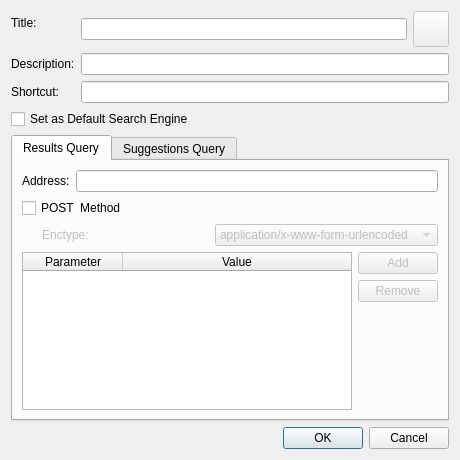
<?xml version="1.0" encoding="UTF-8"?>
<ui version="4.0">
 <class>Otter::SearchPropertiesDialog</class>
 <widget class="QDialog" name="Otter::SearchPropertiesDialog">
  <property name="geometry">
   <rect>
    <x>0</x>
    <y>0</y>
    <width>460</width>
    <height>460</height>
   </rect>
  </property>
  <property name="windowTitle">
   <string>Dialog</string>
  </property>
  <layout class="QVBoxLayout" name="verticalLayout">
   <item>
    <layout class="QFormLayout" name="formLayout">
     <item row="1" column="1">
      <layout class="QHBoxLayout" name="horizontalLayout">
       <item>
        <widget class="QLineEdit" name="titleLineEdit"/>
       </item>
       <item>
        <widget class="QToolButton" name="iconButton">
         <property name="enabled">
          <bool>false</bool>
         </property>
         <property name="minimumSize">
          <size>
           <width>36</width>
           <height>36</height>
          </size>
         </property>
         <property name="maximumSize">
          <size>
           <width>36</width>
           <height>36</height>
          </size>
         </property>
         <property name="toolTip">
          <string>Change Icon...</string>
         </property>
         <property name="icon">
          <iconset resource="../../../resources/resources.qrc">
           <normaloff>:/icons/edit-find.png</normaloff>:/icons/edit-find.png</iconset>
         </property>
         <property name="iconSize">
          <size>
           <width>32</width>
           <height>32</height>
          </size>
         </property>
        </widget>
       </item>
      </layout>
     </item>
     <item row="1" column="0">
      <widget class="QLabel" name="titleLabel">
       <property name="text">
        <string>Title:</string>
       </property>
       <property name="buddy">
        <cstring>titleLineEdit</cstring>
       </property>
      </widget>
     </item>
     <item row="2" column="0">
      <widget class="QLabel" name="descriptionLabel">
       <property name="text">
        <string>Description:</string>
       </property>
       <property name="buddy">
        <cstring>descriptionLineEdit</cstring>
       </property>
      </widget>
     </item>
     <item row="2" column="1">
      <widget class="QLineEdit" name="descriptionLineEdit"/>
     </item>
     <item row="3" column="0">
      <widget class="QLabel" name="shortcutLabel">
       <property name="text">
        <string>Shortcut:</string>
       </property>
       <property name="buddy">
        <cstring>shortcutLineEdit</cstring>
       </property>
      </widget>
     </item>
     <item row="3" column="1">
      <widget class="QLineEdit" name="shortcutLineEdit"/>
     </item>
    </layout>
   </item>
   <item>
    <widget class="QCheckBox" name="defaultSearchCheckBox">
     <property name="text">
      <string>Set as Default Search Engine</string>
     </property>
    </widget>
   </item>
   <item>
    <widget class="QTabWidget" name="tabWidget">
     <property name="currentIndex">
      <number>0</number>
     </property>
     <widget class="QWidget" name="resultsTab">
      <attribute name="title">
       <string>Results Query</string>
      </attribute>
      <layout class="QVBoxLayout" name="resultsLayout">
       <item>
        <layout class="QHBoxLayout" name="resultsAddressLayout">
         <item>
          <widget class="QLabel" name="resultsAddressLabel">
           <property name="text">
            <string>Address:</string>
           </property>
           <property name="buddy">
            <cstring>resultsAddressLineEdit</cstring>
           </property>
          </widget>
         </item>
         <item>
          <widget class="QLineEdit" name="resultsAddressLineEdit"/>
         </item>
        </layout>
       </item>
       <item>
        <widget class="QCheckBox" name="resultsPostMethodCheckBox">
         <property name="text">
          <string>POST  Method</string>
         </property>
        </widget>
       </item>
       <item>
        <widget class="QWidget" name="resultsPostWidget" native="true">
         <property name="enabled">
          <bool>false</bool>
         </property>
         <layout class="QHBoxLayout" name="resultsPostLayout">
          <property name="leftMargin">
           <number>0</number>
          </property>
          <property name="topMargin">
           <number>0</number>
          </property>
          <property name="rightMargin">
           <number>0</number>
          </property>
          <property name="bottomMargin">
           <number>0</number>
          </property>
          <item>
           <spacer name="resultsEnctypeSpacer">
            <property name="orientation">
             <enum>Qt::Horizontal</enum>
            </property>
            <property name="sizeType">
             <enum>QSizePolicy::Fixed</enum>
            </property>
            <property name="sizeHint" stdset="0">
             <size>
              <width>20</width>
              <height>0</height>
             </size>
            </property>
           </spacer>
          </item>
          <item>
           <widget class="QLabel" name="resultsEnctypeLabel">
            <property name="text">
             <string>Enctype:</string>
            </property>
            <property name="buddy">
             <cstring>resultsEnctypeComboBox</cstring>
            </property>
           </widget>
          </item>
          <item>
           <widget class="QComboBox" name="resultsEnctypeComboBox">
            <item>
             <property name="text">
              <string>application/x-www-form-urlencoded</string>
             </property>
            </item>
            <item>
             <property name="text">
              <string>multipart/form-data</string>
             </property>
            </item>
           </widget>
          </item>
         </layout>
        </widget>
       </item>
       <item>
        <layout class="QHBoxLayout" name="resultsParametersLayout">
         <item>
          <widget class="QTableWidget" name="resultsParametersWidget">
           <property name="editTriggers">
            <set>QAbstractItemView::NoEditTriggers</set>
           </property>
           <property name="alternatingRowColors">
            <bool>true</bool>
           </property>
           <property name="selectionMode">
            <enum>QAbstractItemView::SingleSelection</enum>
           </property>
           <property name="selectionBehavior">
            <enum>QAbstractItemView::SelectRows</enum>
           </property>
           <property name="showGrid">
            <bool>false</bool>
           </property>
           <property name="wordWrap">
            <bool>false</bool>
           </property>
           <attribute name="horizontalHeaderHighlightSections">
            <bool>false</bool>
           </attribute>
           <attribute name="horizontalHeaderStretchLastSection">
            <bool>true</bool>
           </attribute>
           <attribute name="verticalHeaderVisible">
            <bool>false</bool>
           </attribute>
           <column>
            <property name="text">
             <string>Parameter</string>
            </property>
           </column>
           <column>
            <property name="text">
             <string>Value</string>
            </property>
           </column>
          </widget>
         </item>
         <item>
          <layout class="QVBoxLayout" name="resultsButtonsLayout" stretch="0,0,1">
           <item>
            <widget class="QPushButton" name="resultsAddButton">
             <property name="enabled">
              <bool>false</bool>
             </property>
             <property name="text">
              <string>Add</string>
             </property>
            </widget>
           </item>
           <item>
            <widget class="QPushButton" name="resultsRemoveButton">
             <property name="enabled">
              <bool>false</bool>
             </property>
             <property name="text">
              <string>Remove</string>
             </property>
            </widget>
           </item>
           <item>
            <spacer name="resultsButtonsSpacer">
             <property name="orientation">
              <enum>Qt::Vertical</enum>
             </property>
             <property name="sizeHint" stdset="0">
              <size>
               <width>0</width>
               <height>0</height>
              </size>
             </property>
            </spacer>
           </item>
          </layout>
         </item>
        </layout>
       </item>
      </layout>
     </widget>
     <widget class="QWidget" name="suggestionsTab">
      <attribute name="title">
       <string>Suggestions Query</string>
      </attribute>
      <layout class="QVBoxLayout" name="suggestionsLayout">
       <item>
        <layout class="QHBoxLayout" name="suggestionsAddressLayout">
         <item>
          <widget class="QLabel" name="suggestionsAddressLabel">
           <property name="text">
            <string>Address:</string>
           </property>
           <property name="buddy">
            <cstring>suggestionsAddressLineEdit</cstring>
           </property>
          </widget>
         </item>
         <item>
          <widget class="QLineEdit" name="suggestionsAddressLineEdit"/>
         </item>
        </layout>
       </item>
       <item>
        <widget class="QCheckBox" name="suggestionsPostMethodCheckBox">
         <property name="text">
          <string>POST  Method</string>
         </property>
        </widget>
       </item>
       <item>
        <widget class="QWidget" name="suggestionsPostWidget" native="true">
         <property name="enabled">
          <bool>false</bool>
         </property>
         <layout class="QHBoxLayout" name="suggestionsPostLayout">
          <property name="leftMargin">
           <number>0</number>
          </property>
          <property name="topMargin">
           <number>0</number>
          </property>
          <property name="rightMargin">
           <number>0</number>
          </property>
          <property name="bottomMargin">
           <number>0</number>
          </property>
          <item>
           <spacer name="suggestionsEnctypeSpacer">
            <property name="orientation">
             <enum>Qt::Horizontal</enum>
            </property>
            <property name="sizeType">
             <enum>QSizePolicy::Fixed</enum>
            </property>
            <property name="sizeHint" stdset="0">
             <size>
              <width>20</width>
              <height>0</height>
             </size>
            </property>
           </spacer>
          </item>
          <item>
           <widget class="QLabel" name="suggestionsEnctypeLabel">
            <property name="text">
             <string>Enctype:</string>
            </property>
            <property name="buddy">
             <cstring>suggestionsEnctypeComboBox</cstring>
            </property>
           </widget>
          </item>
          <item>
           <widget class="QComboBox" name="suggestionsEnctypeComboBox">
            <item>
             <property name="text">
              <string>application/x-www-form-urlencoded</string>
             </property>
            </item>
            <item>
             <property name="text">
              <string>multipart/form-data</string>
             </property>
            </item>
           </widget>
          </item>
         </layout>
        </widget>
       </item>
       <item>
        <layout class="QHBoxLayout" name="suggestionsParametersLayout">
         <item>
          <widget class="QTableWidget" name="suggestionsParametersWidget">
           <property name="editTriggers">
            <set>QAbstractItemView::NoEditTriggers</set>
           </property>
           <property name="alternatingRowColors">
            <bool>true</bool>
           </property>
           <property name="selectionMode">
            <enum>QAbstractItemView::SingleSelection</enum>
           </property>
           <property name="selectionBehavior">
            <enum>QAbstractItemView::SelectRows</enum>
           </property>
           <property name="showGrid">
            <bool>false</bool>
           </property>
           <property name="wordWrap">
            <bool>false</bool>
           </property>
           <attribute name="horizontalHeaderHighlightSections">
            <bool>false</bool>
           </attribute>
           <attribute name="horizontalHeaderStretchLastSection">
            <bool>true</bool>
           </attribute>
           <attribute name="verticalHeaderVisible">
            <bool>false</bool>
           </attribute>
           <column>
            <property name="text">
             <string>Parameter</string>
            </property>
           </column>
           <column>
            <property name="text">
             <string>Value</string>
            </property>
           </column>
          </widget>
         </item>
         <item>
          <layout class="QVBoxLayout" name="suggestionsButtonsLayout" stretch="0,0,1">
           <item>
            <widget class="QPushButton" name="suggestionsAddButton">
             <property name="enabled">
              <bool>false</bool>
             </property>
             <property name="text">
              <string>Add</string>
             </property>
            </widget>
           </item>
           <item>
            <widget class="QPushButton" name="suggestionsRemoveButton">
             <property name="enabled">
              <bool>false</bool>
             </property>
             <property name="text">
              <string>Remove</string>
             </property>
            </widget>
           </item>
           <item>
            <spacer name="suggestionsButtonsSpacer">
             <property name="orientation">
              <enum>Qt::Vertical</enum>
             </property>
             <property name="sizeHint" stdset="0">
              <size>
               <width>0</width>
               <height>0</height>
              </size>
             </property>
            </spacer>
           </item>
          </layout>
         </item>
        </layout>
       </item>
      </layout>
     </widget>
    </widget>
   </item>
   <item>
    <widget class="QDialogButtonBox" name="buttonBox">
     <property name="orientation">
      <enum>Qt::Horizontal</enum>
     </property>
     <property name="standardButtons">
      <set>QDialogButtonBox::Cancel|QDialogButtonBox::Ok</set>
     </property>
    </widget>
   </item>
  </layout>
 </widget>
 <tabstops>
  <tabstop>titleLineEdit</tabstop>
  <tabstop>iconButton</tabstop>
  <tabstop>descriptionLineEdit</tabstop>
  <tabstop>shortcutLineEdit</tabstop>
  <tabstop>defaultSearchCheckBox</tabstop>
  <tabstop>tabWidget</tabstop>
  <tabstop>resultsAddressLineEdit</tabstop>
  <tabstop>resultsPostMethodCheckBox</tabstop>
  <tabstop>resultsEnctypeComboBox</tabstop>
  <tabstop>resultsParametersWidget</tabstop>
  <tabstop>resultsAddButton</tabstop>
  <tabstop>resultsRemoveButton</tabstop>
  <tabstop>suggestionsAddressLineEdit</tabstop>
  <tabstop>suggestionsPostMethodCheckBox</tabstop>
  <tabstop>suggestionsEnctypeComboBox</tabstop>
  <tabstop>suggestionsParametersWidget</tabstop>
  <tabstop>suggestionsAddButton</tabstop>
  <tabstop>suggestionsRemoveButton</tabstop>
  <tabstop>buttonBox</tabstop>
 </tabstops>
 <resources>
  <include location="../../../resources/resources.qrc"/>
 </resources>
 <connections>
  <connection>
   <sender>buttonBox</sender>
   <signal>accepted()</signal>
   <receiver>Otter::SearchPropertiesDialog</receiver>
   <slot>accept()</slot>
   <hints>
    <hint type="sourcelabel">
     <x>257</x>
     <y>450</y>
    </hint>
    <hint type="destinationlabel">
     <x>157</x>
     <y>274</y>
    </hint>
   </hints>
  </connection>
  <connection>
   <sender>buttonBox</sender>
   <signal>rejected()</signal>
   <receiver>Otter::SearchPropertiesDialog</receiver>
   <slot>reject()</slot>
   <hints>
    <hint type="sourcelabel">
     <x>325</x>
     <y>450</y>
    </hint>
    <hint type="destinationlabel">
     <x>286</x>
     <y>274</y>
    </hint>
   </hints>
  </connection>
 </connections>
</ui>
